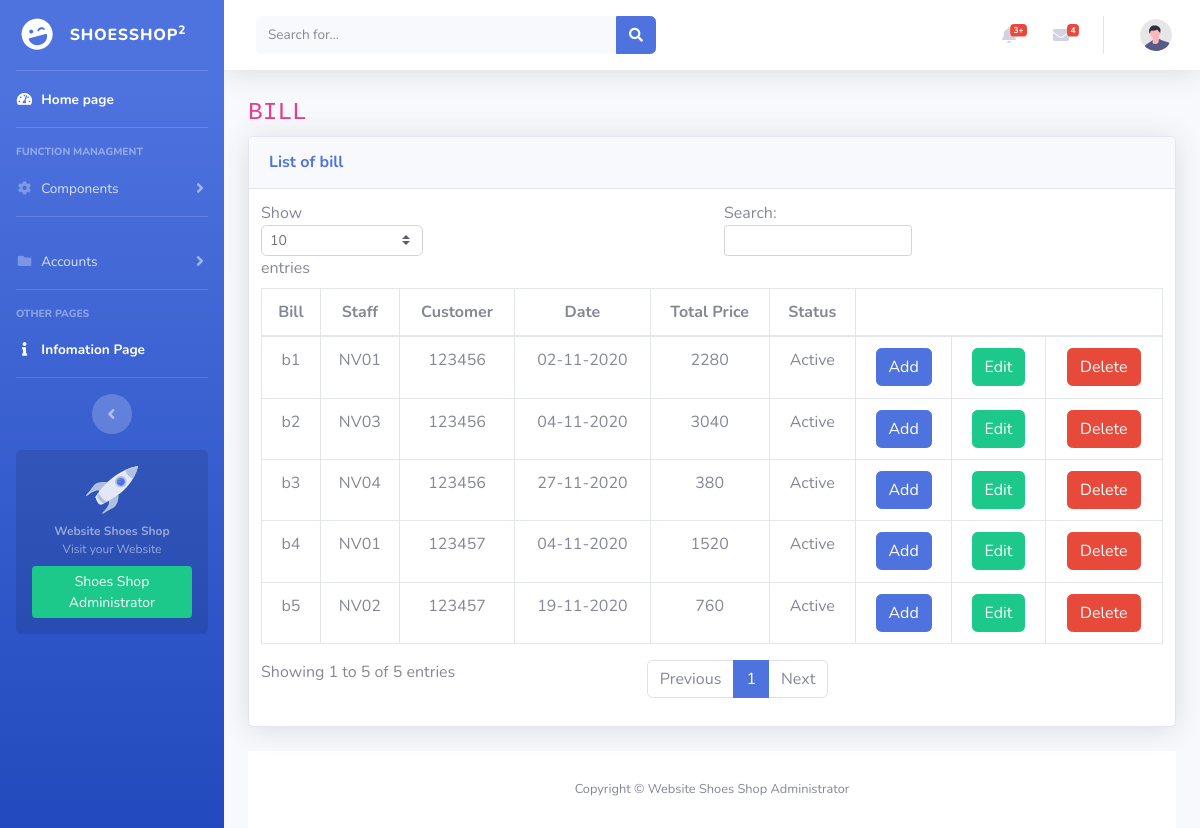
The page /bill.php (signed in) on the database its author committed.
### tables this page shows
CREATE TABLE IF NOT EXISTS `bill` (
  `id_bill` varchar(100) NOT NULL,
  `date` date NOT NULL,
  `id_staff` varchar(100) NOT NULL,
  `id_customer` varchar(100) NOT NULL,
  `totalprice` double NOT NULL,
  `status` int(11) NOT NULL,
  PRIMARY KEY (`id_bill`)
);

### bill.php (called while the page is built, shortened)
<?php
    $level ="";
    include $level."layout.php";
?>

### index__data.php (called while the page is built, shortened)
<?php
    $level = "";
    include $level."DB/database.php";
    $SQL_str_listbill= "SELECT * from bill";
    $list__bill= $connect->prepare($SQL_str_listbill);
    $list__bill-> execute();
    $list__bill_rowsdata = $list__bill ->fetchAll();

### component/bill--content.php (the view, shortened to what this page needs)
<?php
    include $level."index__data.php";
?>
<div class="container-fluid">
<h1 class="h3 mb-2 text-gray-800"><code>BILL</code></h1>
<div class="card shadow mb-4">
    <div class="card-header py-3">
        <h6 class="m-0 font-weight-bold text-primary">List of bill</h6>
    </div>
    <div class="card-body">
        <div class="table-responsive">
            <table class="table table-bordered" id="dataTable" width="100%" cellspacing="0">
                <thead>
                    <tr>
                        <th>Bill</th>
                        <th>Staff</th>
                        <th>Customer</th>
                        <th>Date</th>
                        <th>Total Price</th>
                        <th>Status</th>
                        <th style="border-right:none"></th>
                        <th style="border-left:none;border-right:none"></th>
                        <th style="border-left:none;"></th>
                    </tr>
                </thead>
                <tbody>
                    <?php foreach ($list__bill_rowsdata as $arr__bill)
                    {
                    ?>
                        <tr>
                            <td><?php echo $level.$arr__bill["id_bill"]?></td>
                            <td><?php echo $level.$arr__bill["id_staff"]?></td>
                            <td><?php echo $level.$arr__bill["id_customer"]?></td>
                            <td><?php echo date("d-m-Y",strtotime( $level.$arr__bill["date"]))?></td>
                            <td><?php echo $level.$arr__bill["totalprice"]?></td>
                            <td><?php echo ($level.$arr__bill["status"])?"Active":"Inactive"?></td>
                            <td><a href="<?php echo $level."insert__bill"?>" class="btn btn-primary">Add</a></td>
                            <td><a href="#" class="btn btn-success">Edit</a></td>
                            <td><a href="bill.php?id_bill=<?php echo $level.$arr__bill["id_bill"]?>" class="btn btn-danger">Delete</a></td>
                        </tr>
                    <?php } ?>
                </tbody>
            </table>
        </div>
    </div>
</div>

### rows shown on the page
bill: id_bill "b1", id_staff "NV01", id_customer "123456", date "02-11-2020", totalprice "2280", status "Active"
bill: id_bill "b2", id_staff "NV03", id_customer "123456", date "04-11-2020", totalprice "3040", status "Active"
bill: id_bill "b3", id_staff "NV04", id_customer "123456", date "27-11-2020", totalprice "380", status "Active"
bill: id_bill "b4", id_staff "NV01", id_customer "123457", date "04-11-2020", totalprice "1520", status "Active"
bill: id_bill "b5", id_staff "NV02", id_customer "123457", date "19-11-2020", totalprice "760", status "Active"
